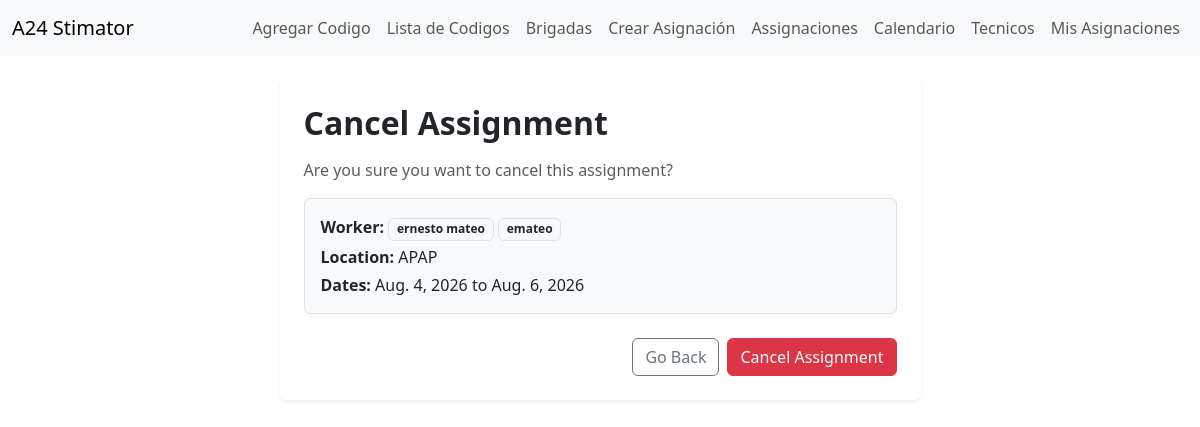
Screenshot of /work-tracking/assignments/9/cancel/ (signed in) with the database file from the repository.
### work_tracking/models.py (models this page shows, shortened)
class TechnicianAssigment(models.Model):
    STATUS_ACTIVE = 'active'
    STATUS_CANCELLED = 'cancelled'
    STATUS_COMPLETED = 'completed'
    STATUS_CHOICES = [
        (STATUS_ACTIVE, 'Active'),
        (STATUS_CANCELLED, 'Cancelled'),
        (STATUS_COMPLETED, 'Completed'),
    ]
    workers = models.ManyToManyField(User, through='AssignmentMember', related_name='work_assignments')
    assigned_by = models.ForeignKey(User, on_delete=models.PROTECT, related_name='created_technician_assigments')
    location = models.CharField(max_length=255)
    work_description = models.TextField(blank=True, null=True)
    start_date = models.DateField()
    end_date = models.DateField()
    status = models.CharField(max_length=20, choices=STATUS_CHOICES, default=STATUS_ACTIVE)
    created_at = models.DateTimeField(auto_now_add=True)

### work_tracking/views.py (the view)
@login_required(login_url='login')
def cancel_assignment_view(request, assignment_id):
    if not hasattr(request.user, 'profile'):
        messages.error(request, "You do not have a profile. Please contact the administrator.")
        return redirect('my_schedule')
    if request.user.profile.is_technician():
        messages.error(request, "Technicians cannot cancel assignments.")
        return redirect('my_schedule')
    assignment = get_object_or_404(TechnicianAssigment, id=assignment_id)
    if request.method == 'POST':
        assignment.status = TechnicianAssigment.STATUS_CANCELLED
        assignment.save()
        messages.success(request, "Assignment cancelled successfully.")
        return redirect('assignment_list')
    return render(request, 'work_tracking/cancel_assignment.html', {'assignment': assignment})

### work_tracking/models.py (called while the page is built)
    def is_technician(self):
        return self.role == self.ROLE_TECHNICIAN

### work_tracking/templates/work_tracking/cancel_assignment.html (shortened to what this page needs)
{% extends 'html/layout.html' %}
{% block content %}
<div class="row justify-content-center">
    <div class="col-lg-7">
        <div class="card border-0 shadow-sm">
            <div class="card-body p-4">
                <h2 class="fw-bold mb-3">Cancel Assignment</h2>
                <p class="text-muted">
                    Are you sure you want to cancel this assignment?
                </p>
                <div class="border rounded p-3 mb-4 bg-light">
                    <p class="mb-1">
                        <strong>Worker:</strong>
                        {% for worker in assignment.workers.all %}
                            <span class="badge bg-light text-dark border">
                                 {{ worker.get_full_name|default:worker.username }}
                            </span>
                        {% empty %}
                            <span class="text-muted">No workers</span>
                        {% endfor %}
                    </p>
                    <p class="mb-1">
                        <strong>Location:</strong>
                        {{ assignment.location }}
                    </p>
                    <p class="mb-0">
                        <strong>Dates:</strong>
                        {{ assignment.start_date }} to {{ assignment.end_date }}
                    </p>
                </div>
                <form method="post">
                    <div class="d-flex justify-content-end gap-2">
                        <a href="{% url 'assignment_list' %}" class="btn btn-outline-secondary">
                            Go Back
                        </a>
                        <button type="submit" class="btn btn-danger">
                            Cancel Assignment
                        </button>
                    </div>
                </form>
            </div>
        </div>
    </div>
</div>
{% endblock %}

### rows the page displays
TechnicianAssigment: location "APAP", start_date "Aug. 4, 2026", end_date "Aug. 6, 2026"

### other values shown
{{ worker.get_full_name|default:worker.username }} "ernesto mateo"
{{ worker.get_full_name|default:worker.username }} "emateo"
